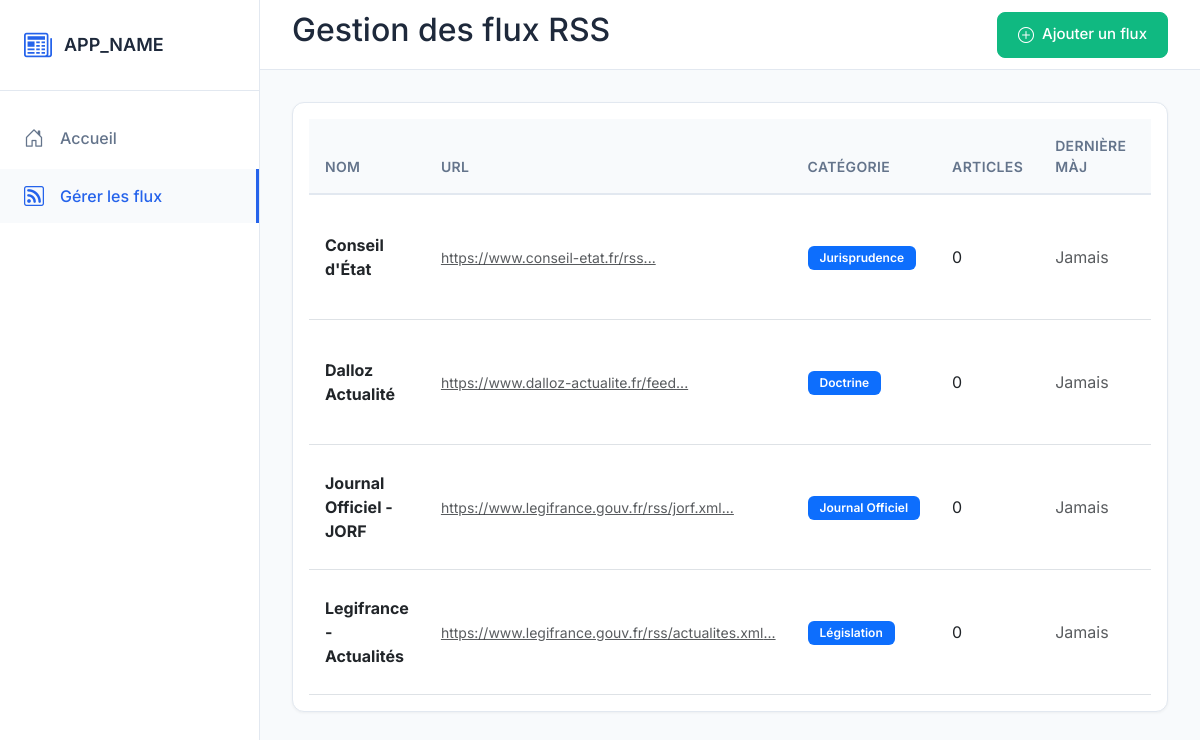
Screenshot of /manage-feeds.php with the database file from the repository.
### tables this page shows
CREATE TABLE IF NOT EXISTS rss_feeds (
    id INT AUTO_INCREMENT PRIMARY KEY,
    name VARCHAR(255) NOT NULL,
    url TEXT NOT NULL,
    category VARCHAR(100) DEFAULT 'Général',
    is_active TINYINT(1) DEFAULT 1,
    last_fetch DATETIME NULL,
    created_at TIMESTAMP DEFAULT CURRENT_TIMESTAMP,
    updated_at TIMESTAMP DEFAULT CURRENT_TIMESTAMP ON UPDATE CURRENT_TIMESTAMP,
    INDEX idx_category (category),
    INDEX idx_active (is_active)
);

### src/Database.php (called while the page is built, shortened)
<?php
class Database
{
    private static $instance = null;
    private $pdo;
    private function __construct()
    {
        $dsn = sprintf(
            'mysql:host=%s;dbname=%s;charset=%s',
            DB_HOST,
            DB_NAME,
            DB_CHARSET
        );
        $options = [
            PDO::ATTR_ERRMODE            => PDO::ERRMODE_EXCEPTION,
            PDO::ATTR_DEFAULT_FETCH_MODE => PDO::FETCH_ASSOC,
            PDO::ATTR_EMULATE_PREPARES   => false,
        ];
        try {
            $this->pdo = new PDO($dsn, DB_USER, DB_PASS, $options);
        } catch (PDOException $e) {
            die('Erreur de connexion à la base de données : ' . $e->getMessage());
        }
    }
    public static function getInstance()
    {
        if (self::$instance === null) {
            self::$instance = new self();
        }
        return self::$instance;
    }
    public function getConnection()
    {
        return $this->pdo;
    }
}

### src/RssFeed.php (called while the page is built, shortened)
<?php
class RssFeed
{
    private $db;
    public function __construct()
    {
        $this->db = Database::getInstance()->getConnection();
    }
    public function getAllFeeds()
    {
        $stmt = $this->db->query("
            SELECT f.*, COUNT(a.id) as article_count
            FROM rss_feeds f
            LEFT JOIN articles a ON f.id = a.feed_id
            GROUP BY f.id
            ORDER BY f.name ASC
        ");
        return $stmt->fetchAll();
    }
}

### public/manage-feeds.php (the view, shortened to what this page needs)
<?php
require_once __DIR__ . '/../src/Database.php';
require_once __DIR__ . '/../src/RssFeed.php';
$feedModel = new RssFeed();
$feeds = $feedModel->getAllFeeds();
?>
<!DOCTYPE html>
<html lang="fr">
<head>
    <link href="https://cdn.jsdelivr.net/npm/bootstrap@5.3.0/dist/css/bootstrap.min.css" rel="stylesheet">
    <link rel="stylesheet" href="https://cdn.jsdelivr.net/npm/bootstrap-icons@1.10.0/font/bootstrap-icons.css">
    <link rel="stylesheet" href="assets/css/style.css">
</head>
<body>
    <div class="sidebar">
        <div class="sidebar-header">
            <i class="bi bi-newspaper"></i>
            <h4><?php echo APP_NAME; ?></h4>
        </div>
        <ul class="sidebar-menu">
            <li>
                <a href="index.php">
                    <i class="bi bi-house-door"></i>
                    <span>Accueil</span>
                </a>
            </li>
            <li class="active">
                <a href="manage-feeds.php">
                    <i class="bi bi-rss"></i>
                    <span>Gérer les flux</span>
                </a>
            </li>
        </ul>
    </div>
    <div class="main-content">
        <div class="topbar">
            <h2>Gestion des flux RSS</h2>
            <button class="btn btn-success" data-bs-toggle="modal" data-bs-target="#addFeedModal">
                <i class="bi bi-plus-circle"></i>
                Ajouter un flux
            </button>
        </div>
        <div class="content-wrapper">
            <div class="card">
                <div class="card-body">
                    <?php if (empty($feeds)): ?>
                        <div class="alert alert-info">
                            <i class="bi bi-info-circle"></i>
                            Aucun flux RSS configuré. Cliquez sur "Ajouter un flux" pour commencer.
                        </div>
                    <?php else: ?>
                        <div class="table-responsive">
                            <table class="table table-hover">
                                <thead>
                                    <tr>
                                        <th>Nom</th>
                                        <th>URL</th>
                                        <th>Catégorie</th>
                                        <th>Articles</th>
                                        <th>Dernière màj</th>
                                        <th>Actions</th>
                                    </tr>
                                </thead>
                                <tbody>
                                    <?php foreach ($feeds as $feed): ?>
                                        <tr>
                                            <td>
                                                <strong><?php echo htmlspecialchars($feed['name']); ?></strong>
                                            </td>
                                            <td>
                                                <a href="<?php echo htmlspecialchars($feed['url']); ?>" target="_blank" class="text-muted small">
                                                    <?php echo htmlspecialchars(substr($feed['url'], 0, 50)); ?>...
                                                </a>
                                            </td>
                                            <td>
                                                <span class="badge bg-primary">
                                                    <?php echo htmlspecialchars($feed['category']); ?>
                                                </span>
                                            </td>
                                            <td><?php echo $feed['article_count']; ?></td>
                                            <td>
                                                <?php
                                                if ($feed['last_fetch']) {
                                                    echo date('d/m/Y H:i', strtotime($feed['last_fetch']));
                                                } else {
                                                    echo '<span class="text-muted">Jamais</span>';
                                                }
                                                ?>
                                            </td>
                                            <td>
                                            </td>
                                        </tr>
                                    <?php endforeach; ?>
                                </tbody>
                            </table>
                        </div>
                    <?php endif; ?>
                </div>
            </div>
        </div>
    </div>
</body>
</html>

### public/assets/css/style.css (style rules this page uses)
:root { --primary-color: #2563eb; --secondary-color: #64748b; --success-color: #10b981; --danger-color: #ef4444; --warning-color: #f59e0b; --bg-light: #f8fafc; --bg-white: #ffffff; --text-dark: #1e293b; --text-muted: #64748b; --border-color: #e2e8f0; --sidebar-width: 260px; --topbar-height: 70px; }
* { margin: 0; padding: 0; box-sizing: border-box; }
body { font-family: 'Inter', -apple-system, BlinkMacSystemFont, 'Segoe UI', Roboto, sans-serif; background-color: var(--bg-light); color: var(--text-dark); overflow-x: hidden; }
.sidebar { position: fixed; top: 0; left: 0; width: var(--sidebar-width); height: 100vh; background: var(--bg-white); border-right: 1px solid var(--border-color); display: flex; flex-direction: column; z-index: 1000; }
.sidebar-header { padding: 1.5rem; display: flex; align-items: center; gap: 0.75rem; border-bottom: 1px solid var(--border-color); }
.sidebar-header i { font-size: 1.75rem; color: var(--primary-color); }
.sidebar-header h4 { margin: 0; font-size: 1.125rem; font-weight: 600; color: var(--text-dark); }
.sidebar-menu { list-style: none; padding: 1rem 0; flex: 1; }
.sidebar-menu li { margin: 0.25rem 0; }
.sidebar-menu a { display: flex; align-items: center; gap: 0.75rem; padding: 0.75rem 1.5rem; color: var(--text-muted); text-decoration: none; transition: all 0.2s; font-weight: 500; }
.sidebar-menu a i { font-size: 1.25rem; width: 24px; }
.sidebar-menu li.active a { background: var(--bg-light); color: var(--primary-color); border-right: 3px solid var(--primary-color); }
.main-content { margin-left: var(--sidebar-width); min-height: 100vh; padding-top: var(--topbar-height); }
.topbar { position: fixed; top: 0; left: var(--sidebar-width); right: 0; height: var(--topbar-height); background: var(--bg-white); border-bottom: 1px solid var(--border-color); padding: 1rem 2rem; display: flex; align-items: center; justify-content: space-between; gap: 1rem; z-index: 999; }
.content-wrapper { padding: 2rem; }
.card { background: var(--bg-white); border: 1px solid var(--border-color); border-radius: 0.75rem; box-shadow: 0 1px 3px rgba(0, 0, 0, 0.05); }
.table { margin-bottom: 0; }
.table thead th { background: var(--bg-light); font-weight: 600; font-size: 0.875rem; text-transform: uppercase; letter-spacing: 0.025em; color: var(--text-muted); border-bottom: 2px solid var(--border-color); padding: 1rem; }
.table tbody td { padding: 1rem; vertical-align: middle; }
.btn { display: inline-flex; align-items: center; gap: 0.5rem; padding: 0.625rem 1.25rem; border-radius: 0.5rem; font-weight: 500; font-size: 0.9375rem; transition: all 0.2s; }
.btn i { font-size: 1rem; }
.btn-success { background: var(--success-color); border-color: var(--success-color); }
.badge { font-size: 0.75rem; font-weight: 600; padding: 0.375rem 0.75rem; border-radius: 0.375rem; }

### rows the page displays
rss_feeds: name "Conseil d'État", url "https://www.conseil-etat.fr/rss", category "Jurisprudence", article_count "0", shows "Jamais"
rss_feeds: name "Dalloz Actualité", url "https://www.dalloz-actualite.fr/feed", category "Doctrine", article_count "0", shows "Jamais"
rss_feeds: name "Journal Officiel - JORF", url "https://www.legifrance.gouv.fr/rss/jorf.xml", category "Journal Officiel", article_count "0", shows "Jamais"
rss_feeds: name "Legifrance - Actualités", url "https://www.legifrance.gouv.fr/rss/actualites.xml", category "Législation", article_count "0", shows "Jamais"

### other values shown
APP_NAME "APP_NAME"
